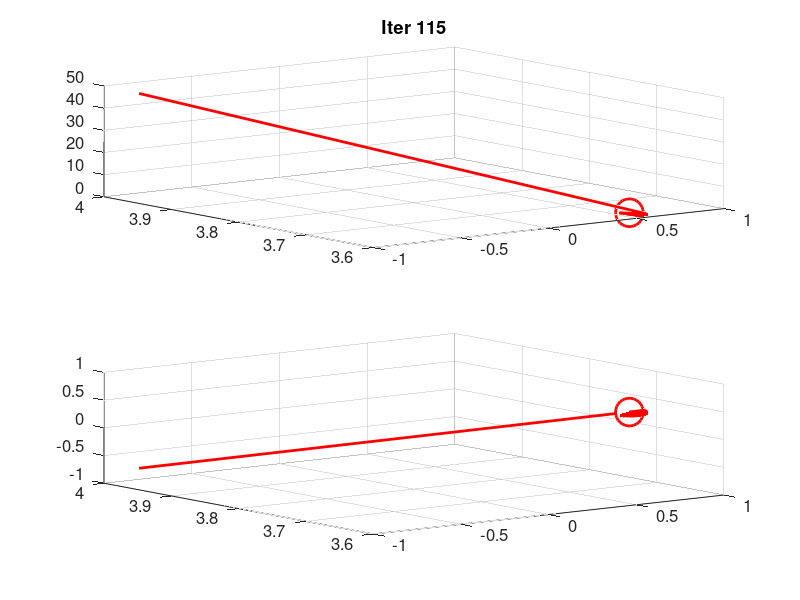

The MATLAB script that drew this image:
function otimizacao()
  clc
  maxIter = 1000;
  tol = 1e-3
  x0 = [4;1];
  x = [3;0.5];
  is = 1;
  if is == 1
    a = 0.02;
    [x1,cont,allX,allFx] = gradient(maxIter,tol,x0,a);
  elseif is == 2
    a = 0.2222;
    [x1,cont,allX,allFx] = newton(maxIter,tol,x0,a);
  endif
  x1
  cont
  [result] = distEuclidiana(x,x1);
  result
  plotAll(cont,allX,allFx);
endfunction

function [result] = distEuclidiana(x,x1)
  result = sqrt((x(1)-x1(1))^2+(x(2)-x1(2))^2);
endfunction

function [x1,cont,allX,allFx] = gradient(maxIter,tol,x0,a)
  allX = zeros(maxIter,2);
  allFx = zeros(maxIter,2);
  for cont = 1:maxIter
       x1 = x0 - a*g(x0);
       allX(cont,:) = x1;
       allFx(cont,:) = f(x1);
    if (max(abs(x1-x0))<= tol)
      break
    endif
    x0 = x1;
  endfor
endfunction

function [x1,cont,allX,allFx] = newton(maxIter,tol,x0,a)
  allX = zeros(maxIter,2);
  allFx = zeros(maxIter,2);
  for cont = 1:maxIter
       x1 = x0 - a*inv(h(x0))*g(x0);
       allX(cont,:) = x1;
       allFx(cont,:) = f(x1);
   if (max(abs(x1-x0))<= tol)
      break
    endif
    x0 = x1;
  endfor
endfunction

function plotAll(iter,allX,allFx)
  x = 4:0.1:1;
  y = x;
  z = zeros(length(x), length(y), 2);
  for xx = 1:numel(x)
    for yy = 1:numel(y)
      z(xx, yy, 1:2) = f([x(xx); y(yy)]);
    end
  end  
   for cont = 1:iter
    figure(1);
    subplot(211)
    surf(x, y, z(:, :, 1));
    hold on
    plot3(allX(1:cont, 2), allX(1:cont, 1), allFx(1:cont, 1), 'color', 'r', 'linewidth', 2)
    plot3(allX(cont, 2), allX(cont, 1), allFx(cont, 1), 'o', 'markersize', 20, 'color', 'r', 'markerfacecolor', [1 1 1], 'linewidth', 2)
    hold off
    set(gca, 'fontsize', 12);
    grid on;
    title(sprintf('Iter %i', cont));
    subplot(212)
    surf(x, y, z(:, :, 2));
    hold on;
    plot3(allX(1:cont, 2), allX(1:cont, 1), allX(1:cont, 2), 'color', 'r', 'linewidth', 2)
    plot3(allX(cont, 2), allX(cont, 1), allX(cont, 2), 'o', 'markersize', 20, 'color', 'r', 'markerfacecolor', [1 1 1], 'linewidth', 2)
    hold off;
    set(gca, 'fontsize', 12);
    grid on;
    pause(0.3);
  endfor
endfunction

function plotConv(iter,allX,allFx)
endfunction


function g = g(x)
  x1 = x(1);
  x2 = x(2);
  g = [4.*x1.*x2.^4+6.*x1-6.*x1.*x2.^2+39/4.*x2.^2-51/4-4.*x1.*x2+3.*x2;
       8.*x1^2.*x2.^3-6.*x1.^2.*x2+39/2.*x1.*x2-2.*x1.^2+3.*x1];
endfunction

function h = h(x)
    x1 = x(1);
    x2 = x(2);
    h = [4.*x2.^4-6.*x2.^2-4.*x2+6,16.*x1.*x2.^3-12.*x1.*x2+39/2.*x2-4.*x1+3;
        16.*x1.*x2.^3-12.*x1.*x2+39/2.*x2-4.*x1+3,24.*x1.^2.*x2.^2-6.*x1.^2+39/2.*x1];
end


function y = f(x)
  x1 = x(1);
  x2 = x(2);
  y = (x1.*x2.^2 - x1 + 2.25).^2 + (x1.*x2.^3 - x1 + 2.625).^2 + (x1.*x2 -x1 +1.5).^2;
endfunction
